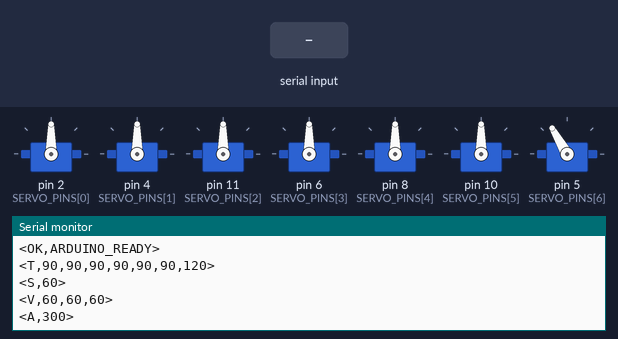
Recording of a sketch running on a simulated Arduino Uno, built with avr-gcc and run on an emulated ATmega328P. Shown: 7 × servo, the last lines printed to the serial monitor. The test bench sets the inputs (shaded band).

Above: at 1.7 s.
1.8 s: "<H>" received over Serial
At 2.1 s:
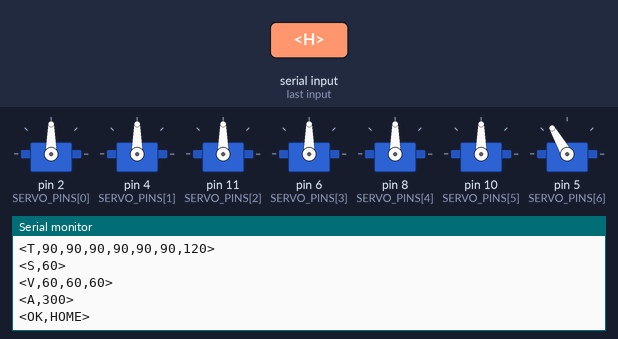
3.3 s: byte 62 ('>') received over Serial
At 4.5 s:
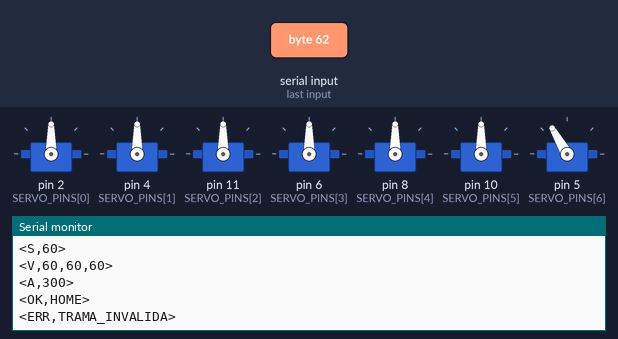
4.8 s: "<90,45,200>" received over Serial
At 5.7 s:
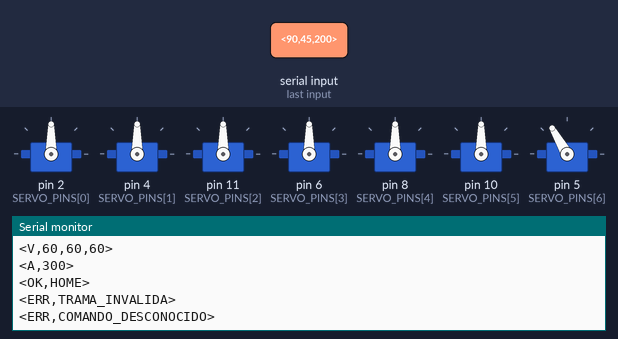

The sketch:

brazo_motion_control.ino
```cpp
#include <Servo.h>

// Motion control del brazo didactico.
// Protocolo serie compatible con la interfaz WebSerial del repositorio.

const byte NUM_CHANNELS = 7;
const byte SERVO_PINS[NUM_CHANNELS] = {2, 4, 11, 6, 8, 10, 5};

const int MIN_ANGLES[NUM_CHANNELS] = {0, 0, 0, 0, 0, 0, 95};
const int MAX_ANGLES[NUM_CHANNELS] = {180, 180, 180, 180, 180, 180, 180};
const int HOME_POSE[NUM_CHANNELS] = {90, 90, 90, 90, 90, 90, 120};

Servo servos[NUM_CHANNELS];
int currentPose[NUM_CHANNELS] = {90, 90, 90, 90, 90, 90, 120};
int targetPose[NUM_CHANNELS] = {90, 90, 90, 90, 90, 90, 120};

int globalSpeed = 60;                 // grados/seg para J4-J7
int jointSpeed[3] = {60, 60, 60};     // grados/seg para J1-J3
int acceleration = 300;               // reservado para suavizado futuro

String rxBuffer;
unsigned long lastStepMs = 0;

int clampAngle(byte index, int value) {
  if (value < MIN_ANGLES[index]) return MIN_ANGLES[index];
  if (value > MAX_ANGLES[index]) return MAX_ANGLES[index];
  return value;
}

int clampSpeed(int value) {
  if (value < 1) return 1;
  if (value > 180) return 180;
  return value;
}

int clampAcceleration(int value) {
  if (value < 10) return 10;
  if (value > 1200) return 1200;
  return value;
}

int speedForJoint(byte index) {
  if (index < 3) return jointSpeed[index];
  return globalSpeed;
}

void sendPose() {
  Serial.print(F("<T"));
  for (byte i = 0; i < NUM_CHANNELS; i++) {
    Serial.print(',');
    Serial.print(currentPose[i]);
  }
  Serial.println(F(">"));
}

void sendSpeed() {
  Serial.print(F("<S,"));
  Serial.print(globalSpeed);
  Serial.println(F(">"));
}

void sendJointSpeeds() {
  Serial.print(F("<V,"));
  Serial.print(jointSpeed[0]);
  Serial.print(',');
  Serial.print(jointSpeed[1]);
  Serial.print(',');
  Serial.print(jointSpeed[2]);
  Serial.println(F(">"));
}

void sendAcceleration() {
  Serial.print(F("<A,"));
  Serial.print(acceleration);
  Serial.println(F(">"));
}

void sendOk(const __FlashStringHelper *message) {
  Serial.print(F("<OK,"));
  Serial.print(message);
  Serial.println(F(">"));
}

void sendErr(const __FlashStringHelper *message) {
  Serial.print(F("<ERR,"));
  Serial.print(message);
  Serial.println(F(">"));
}

void sendFullState() {
  sendPose();
  sendSpeed();
  sendJointSpeeds();
  sendAcceleration();
}

void applyHomeTarget() {
  for (byte i = 0; i < NUM_CHANNELS; i++) {
    targetPose[i] = clampAngle(i, HOME_POSE[i]);
  }
}

void updateMotion() {
  unsigned long now = millis();
  if (lastStepMs == 0) {
    lastStepMs = now;
    return;
  }

  unsigned long elapsed = now - lastStepMs;
  if (elapsed < 10) return;
  lastStepMs = now;

  for (byte i = 0; i < NUM_CHANNELS; i++) {
    int diff = targetPose[i] - currentPose[i];
    if (diff == 0) continue;

    // Paso progresivo simple. La aceleracion queda validada y comunicada,
    // pero se evita una rampa compleja para mantener el firmware didactico.
    int maxStep = (long)speedForJoint(i) * elapsed / 1000;
    if (maxStep < 1) maxStep = 1;

    if (diff > 0) currentPose[i] += min(diff, maxStep);
    else currentPose[i] -= min(-diff, maxStep);

    servos[i].write(currentPose[i]);
  }
}

byte splitCsv(char *text, char *parts[], byte maxParts) {
  byte count = 0;
  char *token = strtok(text, ",");
  while (token != NULL && count < maxParts) {
    parts[count++] = token;
    token = strtok(NULL, ",");
  }
  return count;
}

void handleFrame(String frame) {
  frame.trim();
  if (!frame.startsWith("<") || !frame.endsWith(">")) {
    sendErr(F("TRAMA_INVALIDA"));
    return;
  }

  frame = frame.substring(1, frame.length() - 1);
  char buffer[96];
  frame.toCharArray(buffer, sizeof(buffer));

  char *parts[10];
  byte count = splitCsv(buffer, parts, 10);
  if (count == 0) {
    sendErr(F("COMANDO_VACIO"));
    return;
  }

  char cmd = parts[0][0];

  if (cmd == 'P') {
    if (count != 1 + NUM_CHANNELS) {
      sendErr(F("P_REQUIERE_7_VALORES"));
      return;
    }
    for (byte i = 0; i < NUM_CHANNELS; i++) {
      targetPose[i] = clampAngle(i, atoi(parts[i + 1]));
    }
    sendOk(F("POSE_RECIBIDA"));
  } else if (cmd == 'S') {
    if (count != 2) {
      sendErr(F("S_REQUIERE_1_VALOR"));
      return;
    }
    globalSpeed = clampSpeed(atoi(parts[1]));
    sendSpeed();
  } else if (cmd == 'V') {
    if (count != 4) {
      sendErr(F("V_REQUIERE_3_VALORES"));
      return;
    }
    for (byte i = 0; i < 3; i++) {
      jointSpeed[i] = clampSpeed(atoi(parts[i + 1]));
    }
    sendJointSpeeds();
  } else if (cmd == 'A') {
    if (count != 2) {
      sendErr(F("A_REQUIERE_1_VALOR"));
      return;
    }
    acceleration = clampAcceleration(atoi(parts[1]));
    sendAcceleration();
  } else if (cmd == 'Q') {
    sendFullState();
  } else if (cmd == 'H') {
    applyHomeTarget();
    sendOk(F("HOME"));
  } else {
    sendErr(F("COMANDO_DESCONOCIDO"));
  }
}

void readSerialFrames() {
  while (Serial.available() > 0) {
    char c = Serial.read();
    if (c == '\r' || c == '\n') continue;

    if (c == '<') rxBuffer = "";
    rxBuffer += c;

    if (c == '>') {
      handleFrame(rxBuffer);
      rxBuffer = "";
    }

    if (rxBuffer.length() > 95) {
      rxBuffer = "";
      sendErr(F("TRAMA_DEMASIADO_LARGA"));
    }
  }
}

void setup() {
  Serial.begin(115200);

  for (byte i = 0; i < NUM_CHANNELS; i++) {
    servos[i].attach(SERVO_PINS[i]);
    currentPose[i] = clampAngle(i, HOME_POSE[i]);
    targetPose[i] = currentPose[i];
    servos[i].write(currentPose[i]);
  }

  delay(500);
  sendOk(F("ARDUINO_READY"));
  sendFullState();
}

void loop() {
  readSerialFrames();
  updateMotion();
}
```

Measured:
- after the input at 1.8 s, the serial monitor: prints a new line at once (image 1)
- after the input at 3.3 s, the serial monitor: prints a new line at once (image 2)
- after the input at 4.8 s, the serial monitor: prints a new line at once (image 3)
